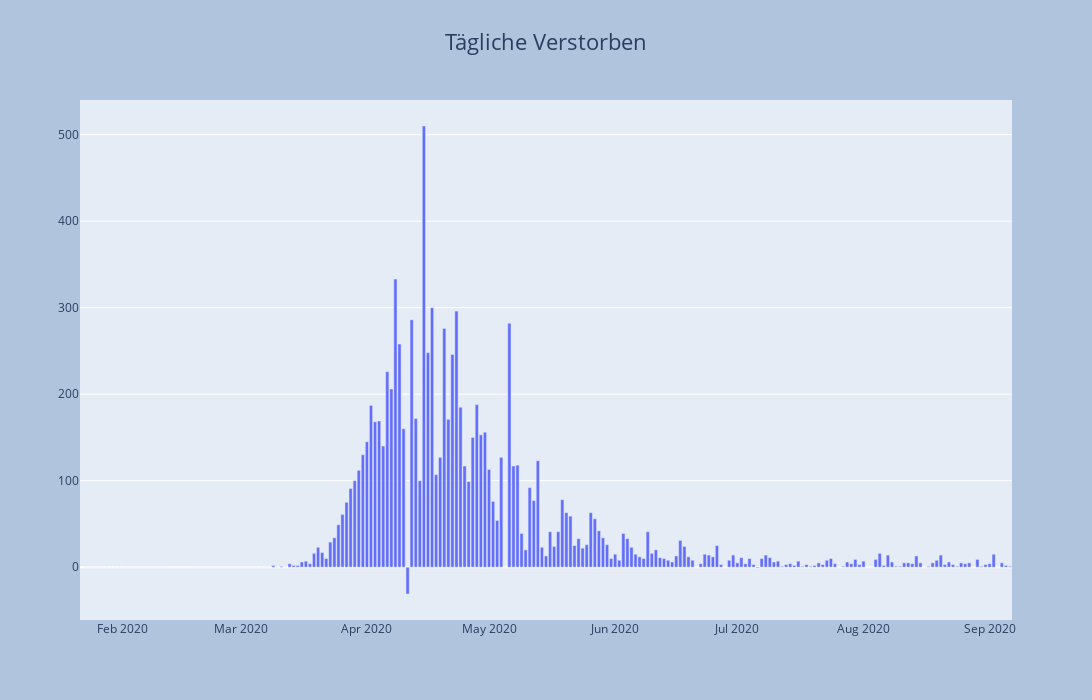

The cell this chart's notebook holds for it:
### Code cell
df['neu_tote'] = df['tote'].diff()
fig = go.Figure()
fig.add_trace(go.Bar(x=df['datum'], y=df['neu_tote']))
fig = plot_layout(fig, 'Tägliche Verstorben')
fig.show()

### Figure 1 — Plotly figure (JSON) as saved in the notebook; plotly's stock layout.template omitted (floating-point values rounded to 4 significant figures; data arrays with more than 128 entries replaced by an {"elided": "..."} marker saying what was removed)
{"data": [{"type": "bar", "x": {"elided": "229 str values"}, "y": {"elided": "229 int values"}}], "layout": {"autosize": false, "height": 700, "hovermode": "x", "paper_bgcolor": "LightSteelBlue", "title": {"font": {"size": 22}, "text": "Tägliche Verstorben", "x": 0.5, "xanchor": "center", "y": 0.95}, "width": 1300}}
